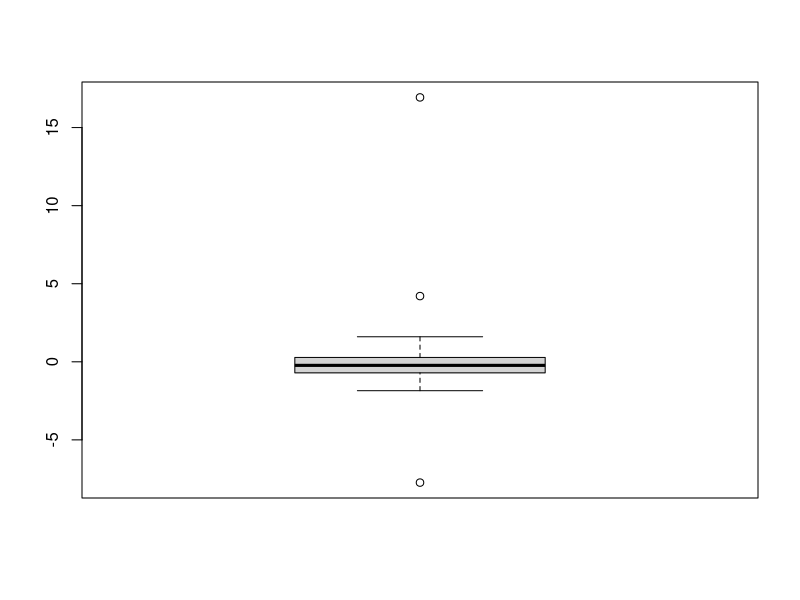
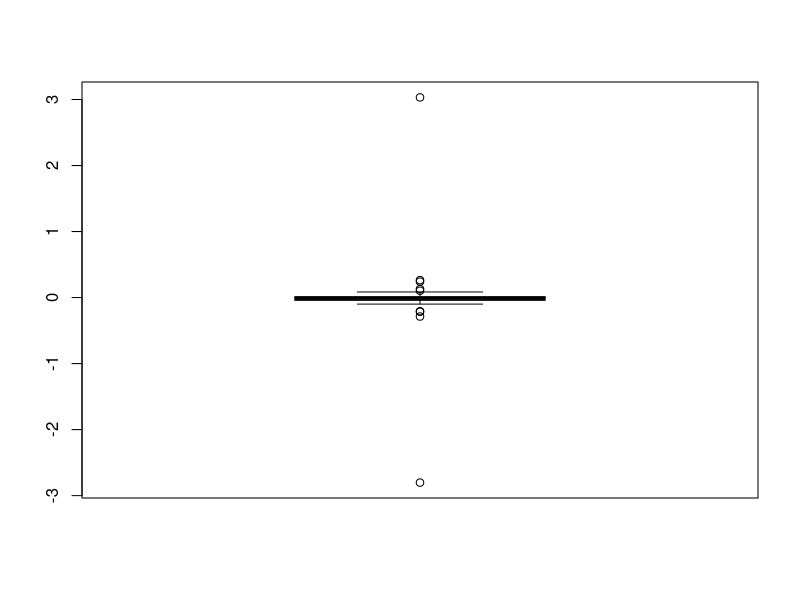
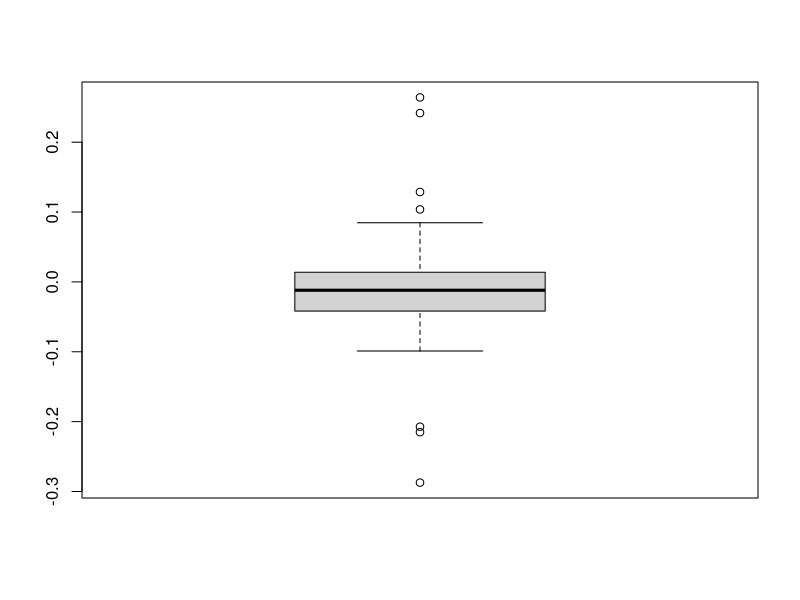

Write the R code that produced these figures, in order.
## ---- chunk 1
BodyFat<-read.csv("BodyFat.csv")
summary(BodyFat)
## ---- chunk 2
BodyFat[c(which(BodyFat$BODYFAT<2),which(BodyFat$BODYFAT>40)),]
495/BodyFat$DENSITY[c(172,182,216)]-450
## ---- chunk 3
BodyFat[which.min(BodyFat$HEIGHT),]
BodyFat[42,6]<-sqrt(0.454*205/29.9)/0.0254
## ---- chunk 4
boxplot((BodyFat$BODYFAT[-c(172,182,216)]-495/BodyFat$DENSITY[-c(172,182,216)]+450))
BodyFat[order((BodyFat$BODYFAT-495/BodyFat$DENSITY+450),decreasing = T)[c(1,2,252)],]
## ---- chunk 5
boxplot(0.454*BodyFat$WEIGHT/(0.0254*BodyFat$HEIGHT)^2-BodyFat$ADIPOSITY)
BodyFat[order((0.454*BodyFat$WEIGHT/(0.0254*BodyFat$HEIGHT)^2-BodyFat$ADIPOSITY),decreasing = T)[c(1,252)],]
## ---- chunk 6
boxplot(0.454*BodyFat$WEIGHT[-c(163,221)]/(0.0254*BodyFat$HEIGHT[-c(163,221)])^2-BodyFat$ADIPOSITY[-c(163,221)])
## ---- chunk 7
B<-BodyFat[-c(48,76,96,163,172,182,216,221),][,-c(1,3)]
#View(B)
cor<-c()
for (i in 1:ncol(B)-1) {
 cor[i]<-cor(B[,1],B[,i+1]) 
}

corr<-as.data.frame(t(cor))
colnames(corr)<-colnames(B)[-1]
corr
